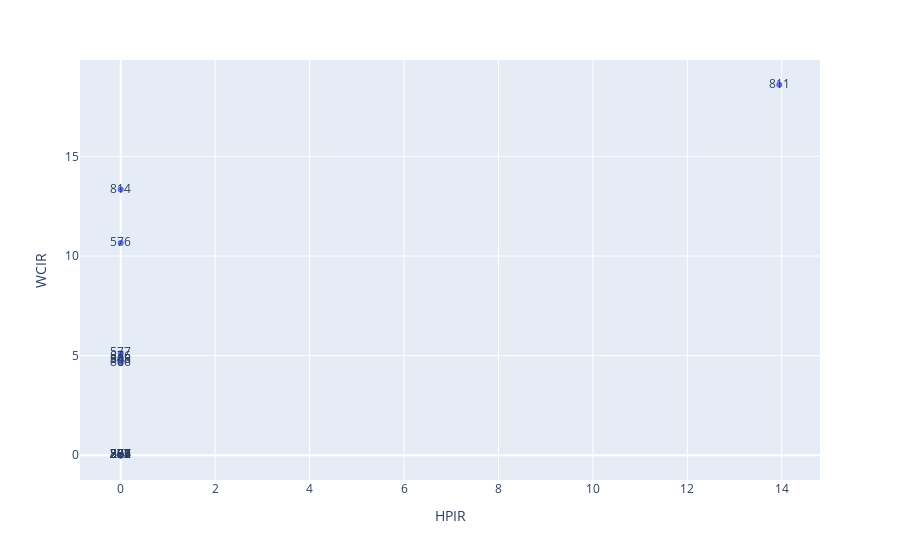

Write notebook code for a chart like this one.
### Code cell
yes_SA = df.loc[df['Smart Alarms'] == 'Yes']
fig3 = px.scatter(yes_SA, x='HPIR', y='WCIR', text='Rig')
fig3.show()

### Figure 1 — Plotly figure (JSON) as saved in the notebook; plotly's stock layout.template omitted (floating-point values rounded to 4 significant figures)
{"data": [{"hovertemplate": "HPIR=%{x}<br>WCIR=%{y}<br>Rig=%{text}<extra></extra>", "legendgroup": "", "marker": {"color": "#636efa", "symbol": "circle"}, "mode": "markers+text", "name": "", "orientation": "v", "showlegend": false, "text": [257, 268, 272, 277, 280, 287, 334, 345, 365, 563, 572, 576, 577, 581, 589, 801, 805, 806, 808, 811, 814, 876], "type": "scatter", "x": [0, 0, 0, 0, null, 0, 0, 0, 0, 0, 0, 0, 0, 0, 0, 0, 0, 0, 0, 13.95, 0, 0], "xaxis": "x", "y": [0, 0, 0, 0, null, 0, 0, 4.793, 0, 0, 0, 10.66, 5.12, 0, 0, 0, 0, 4.614, 4.767, 18.6, 13.34, 4.928], "yaxis": "y"}], "layout": {"legend": {"tracegroupgap": 0}, "margin": {"t": 60}, "xaxis": {"anchor": "y", "domain": [0, 1], "title": {"text": "HPIR"}}, "yaxis": {"anchor": "x", "domain": [0, 1], "title": {"text": "WCIR"}}}}
